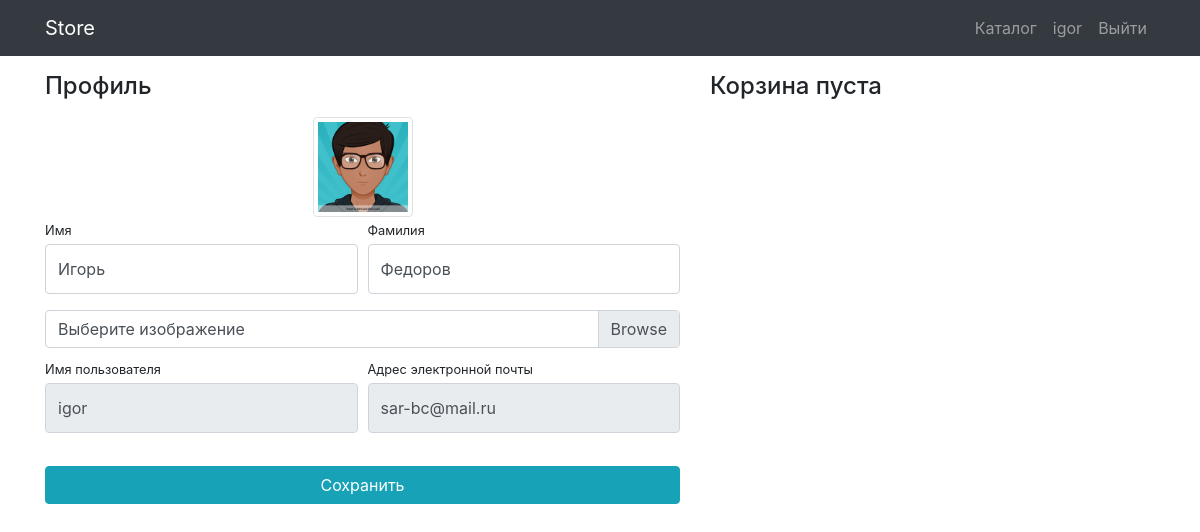
The page /users/profile/ (signed in) on the database its author committed.
### users/models.py (models this page shows)
class User(AbstractUser):
    image = models.ImageField(upload_to='users_images', blank=True)

### users/views.py (the view)
# urls.py: path('profile/', views.profile, name='profile'),
@login_required(login_url="/users/login")
def profile(request):
    user = request.user
    if request.method == 'POST':
        form = UserProfileForm(data=request.POST, files=request.FILES, instance=user)
        if form.is_valid():
            form.save()
            return redirect('profile')
    else:
        form = UserProfileForm(instance=user)
    baskets = Basket.objects.filter(user=user)
    total_quantity = sum(basket.quantity for basket in baskets)
    total_sum = sum(basket.sum() for basket in baskets)
    context = {
        'title': 'Профиль пользователя',
        'form': form,
        'baskets': Basket.objects.filter(user=user),
        'total_quantity': total_quantity,
        'total_sum': total_sum
    }
    return render(request, 'users/profile.html', context)

### users/forms.py
class UserProfileForm(UserChangeForm):
    username = forms.CharField(widget=forms.TextInput(attrs={'readonly': True}))
    email = forms.CharField(widget=forms.EmailInput(attrs={'readonly': True}))
    image = forms.ImageField(widget=forms.FileInput(), required=False)
    class Meta:
        model = User
        fields = ('first_name', 'last_name', 'username', 'email', 'image')
    def __init__(self, *args, **kwargs):
        super().__init__(*args, **kwargs)
        for field in self.fields.values():
            field.widget.attrs['class'] = 'form-control py-4'
        self.fields['image'].widget.attrs['class'] = 'custom-file-input'

### users/templates/users/profile.html (shortened to what this page needs)
{% extends 'products/base.html' %}
{% load static %}
{% block css %}
<link href="{% static 'css/profile.css' %}" rel="stylesheet">{% endblock %}
{% block content %}
<div class="container">
    <div class="row">
        <div class="col-lg-7">
            <h4 class="mt-3 mb-3">Профиль</h4>
            <div class="col-lg-12 text-center">
                <img width="100" height="100"
                     src="{%if user.image%}{{user.image.url}}{%else%}{% static 'vendor/img/users/default.jpg'%}{%endif%}"
                     class="img-thumbnail">
            </div>
            <form action="{%url 'profile'%}" method="post" enctype="multipart/form-data">
                <div class="form-row">
                    <div class="col-lg-6">
                        <div class="form-group">
                            <label class="small mb-1" for="{{form.first_name.id_for_label}}">Имя</label>
                            {{form.first_name}}
                        </div>
                    </div>
                    <div class="col-lg-6">
                        <div class="form-group">
                            <label class="small mb-1" for="{{fomr.last_name.id_for_label}}">Фамилия</label>
                            {{form.last_name}}
                        </div>
                    </div>
                </div>
                <div class="form-row mb-2">
                    <div class="col-lg-12">
                        <div class="custom-file">
                            <label class="custom-file-label" for="{{form.image.id_for_label}}">Выберите
                                изображение</label>
                        </div>
                    </div>
                </div>
                <div class="form-row">
                    <div class="col-lg-6">
                        <label class="small mb-1" for="{{form.username.id_for_label}}">Имя пользователя</label>
                        {{form.username}}
                    </div>
                    <div class="col-lg-6">
                        <label class="small mb-1" for="{{form.email.id_for_label}}">Адрес электронной
                            почты</label>
                        {{form.email}}
                    </div>
                </div>
                <div class="form-row">
                    <div class="col-lg-12" style="margin-top: 33px;">
                        <input class="btn btn-info btn-block" type="submit" value="Сохранить">
                    </div>
                </div>
            </form>
        </div>
        {% include 'products/basket.html' %}
    </div>
</div>
{% endblock %}

### products/templates/products/base.html (shortened to what this page needs)
<!DOCTYPE html>
{% load static %}
<html lang="en">
<head>
    <link href="{% static 'vendor/bootstrap/css/bootstrap.min.css' %}" rel="stylesheet">
    {% block css %}{% endblock %}
</head>
<body>
<nav class="navbar navbar-expand-lg navbar-dark bg-dark fixed-top">
    <div class="container">
        <a class="navbar-brand" href="{% url 'index' %}">Store</a>
        <div class="collapse navbar-collapse" id="navbarResponsive">
            <ul class="navbar-nav ml-auto">
                <li class="nav-item">
                    <a class="nav-link" href="{% url 'products' %}">Каталог  </a>
                </li>
                {% if user.is_authenticated %}
                <li class="nav-item">
                    <a class="nav-link" href="{%url 'profile'%}">{{user.username}}
                    </a>
                </li>
                <li class="nav-item">
                    <a class="nav-link" href="{% url 'logout'%}">Выйти </a>
                </li>
                {%else%}
                <li class="nav-item">
                    <a class="nav-link" href="{% url 'login'%}">Войти <i class="fas fa-sign-in-alt"></i></a>
                </li>
                {%endif%}
            </ul>
        </div>
    </div>
</nav>
{% block content %}
{% endblock %}
</body>
</html>

### products/static/css/profile.css (style rules this page uses)
body { padding-top: 56px; }

### rows shown on the page
User: username "igor", image (picture), first_name "Игорь", last_name "Федоров", email "sar-bc@mail.ru"
